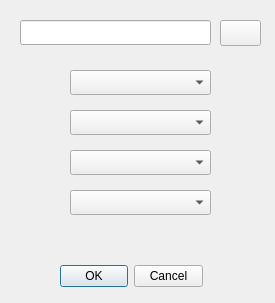
<?xml version="1.0" encoding="UTF-8"?>
<ui version="4.0">
 <class>DialogNewGameClass</class>
 <widget class="QDialog" name="DialogNewGameClass">
  <property name="geometry">
   <rect>
    <x>0</x>
    <y>0</y>
    <width>275</width>
    <height>303</height>
   </rect>
  </property>
  <property name="windowTitle">
   <string>New game</string>
  </property>
  <widget class="QDialogButtonBox" name="buttonBox">
   <property name="geometry">
    <rect>
     <x>60</x>
     <y>260</y>
     <width>143</width>
     <height>33</height>
    </rect>
   </property>
   <property name="orientation">
    <enum>Qt::Horizontal</enum>
   </property>
   <property name="standardButtons">
    <set>QDialogButtonBox::Cancel|QDialogButtonBox::Ok</set>
   </property>
   <property name="centerButtons">
    <bool>false</bool>
   </property>
  </widget>
  <widget class="QPushButton" name="buttonSelectFile">
   <property name="geometry">
    <rect>
     <x>220</x>
     <y>20</y>
     <width>41</width>
     <height>26</height>
    </rect>
   </property>
   <property name="text">
    <string/>
   </property>
   <property name="icon">
    <iconset resource="../../../interface.qrc">
     <normaloff>:/images/interface/open.png</normaloff>:/images/interface/open.png</iconset>
   </property>
  </widget>
  <widget class="QLineEdit" name="lineEditFileName">
   <property name="geometry">
    <rect>
     <x>20</x>
     <y>20</y>
     <width>191</width>
     <height>25</height>
    </rect>
   </property>
   <property name="readOnly">
    <bool>true</bool>
   </property>
  </widget>
  <widget class="QComboBox" name="cbPlayerWhite">
   <property name="geometry">
    <rect>
     <x>70</x>
     <y>70</y>
     <width>141</width>
     <height>25</height>
    </rect>
   </property>
  </widget>
  <widget class="QComboBox" name="cbPlayerBlack">
   <property name="geometry">
    <rect>
     <x>70</x>
     <y>110</y>
     <width>141</width>
     <height>25</height>
    </rect>
   </property>
  </widget>
  <widget class="QComboBox" name="cbLevelWhite">
   <property name="geometry">
    <rect>
     <x>70</x>
     <y>150</y>
     <width>141</width>
     <height>25</height>
    </rect>
   </property>
  </widget>
  <widget class="QComboBox" name="cbLevelBlack">
   <property name="geometry">
    <rect>
     <x>70</x>
     <y>190</y>
     <width>141</width>
     <height>25</height>
    </rect>
   </property>
  </widget>
 </widget>
 <layoutdefault spacing="6" margin="11"/>
 <resources>
  <include location="../../../interface.qrc"/>
 </resources>
 <connections>
  <connection>
   <sender>buttonBox</sender>
   <signal>accepted()</signal>
   <receiver>DialogNewGameClass</receiver>
   <slot>accept()</slot>
   <hints>
    <hint type="sourcelabel">
     <x>239</x>
     <y>86</y>
    </hint>
    <hint type="destinationlabel">
     <x>199</x>
     <y>149</y>
    </hint>
   </hints>
  </connection>
  <connection>
   <sender>buttonBox</sender>
   <signal>rejected()</signal>
   <receiver>DialogNewGameClass</receiver>
   <slot>reject()</slot>
   <hints>
    <hint type="sourcelabel">
     <x>239</x>
     <y>86</y>
    </hint>
    <hint type="destinationlabel">
     <x>199</x>
     <y>149</y>
    </hint>
   </hints>
  </connection>
 </connections>
</ui>
